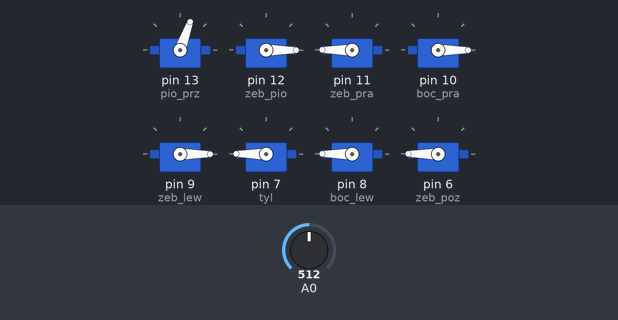
A sketch run on a simulated Arduino Uno, built with avr-gcc and run on an emulated ATmega328P. On the bench: 8 × servo. Inputs (shaded band) come from the test bench; at power-on: A0 = 512.

Above: at 20.0 s.
20.1 s: A0 set to 492
At 25.9 s:
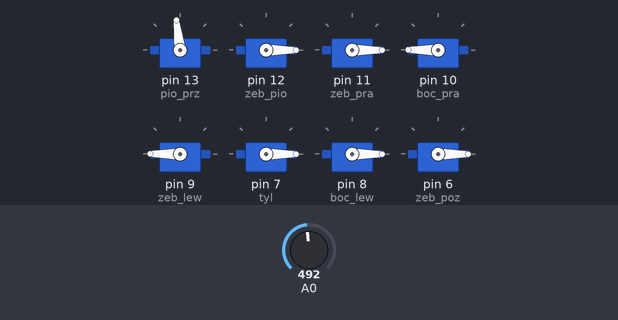
26.4 s: A0 set to 111
30.0 s: A0 set to 89
At 30.8 s:
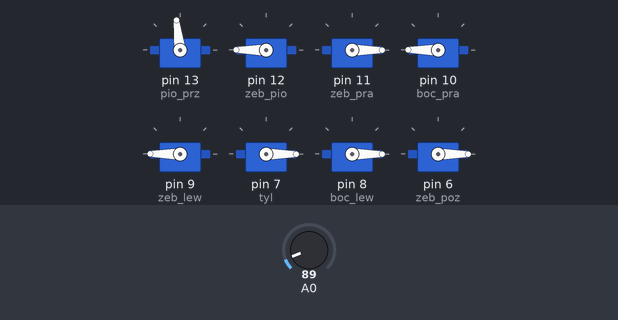
44.2 s: A0 set to 511
At 52.3 s:
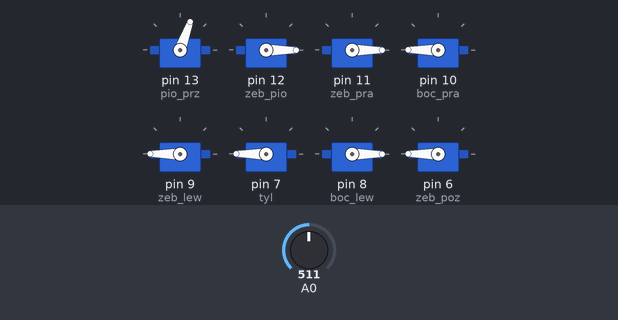
Timing chart, 0 to 71.2 s (numbered marks = the images above; inputs shaded):
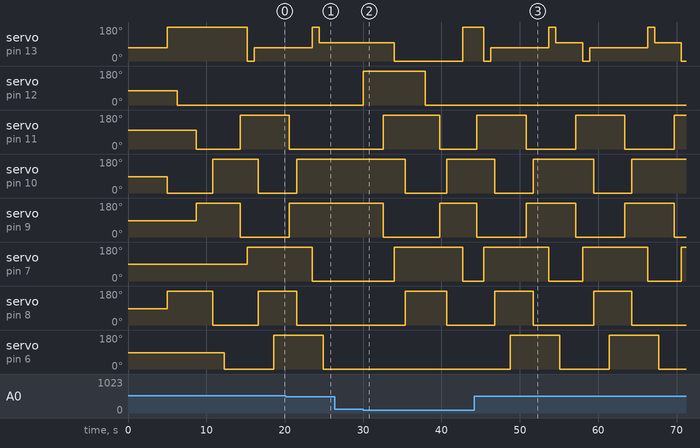

Measured:
- the behaviour switches between 501 and 500 on A0 (found by bisection; images 0 and 1)
- the behaviour switches between 100 and 99 on A0 (found by bisection; images 1 and 2)
- after the input at 26.4 s, every drawn part: stays the same
- after the input at 30.0 s, servo on pin 13 (pio_prz): 97° → 0° after 4.0 s, → 180° 8.7 s later; servo on pin 12 (zeb_pio): 0° → 180° at once, → 0° 7.9 s later
- after the input at 44.2 s, servo on pin 12 (zeb_pio): stops changing and stays 0°; servo on pin 6 (zeb_poz): alternates 180° for 6.3 s and 0° for 6.3 s, starting after 4.6 s

The sketch:

Window-Climber_28.01.2017.ino
```cpp
#include <Servo.h>

Servo pio_prz;
Servo zeb_pio;
Servo zeb_pra;
Servo boc_pra;
Servo zeb_lew;
Servo boc_lew;
Servo tyl;
Servo zeb_poz;

void setup() {
  pio_prz.attach(13);
  zeb_pio.attach(12);
  zeb_pra.attach(11);
  boc_pra.attach(10);
  zeb_lew.attach(9);
  tyl.attach(7);
  boc_lew.attach(8);
  zeb_poz.attach(6);
}

int i=0;
char ok='l';

void loop() {
  if(i==0)
  {
    polowiczne();
    delay(5000);
    poczatkowa();
    i++;
  }

  if (analogRead(A0)>80&&analogRead(A0)<100)
  do_przodu();

  else if (analogRead(A0)>800&&analogRead(A0)<850)
  do_tylu();

  else if (analogRead(A0)>500&&analogRead(A0)<530)
  w_lewo();

  else if (analogRead(A0)>700&&analogRead(A0)<740)
  w_prawo();
}

void polowiczne()
{
  pio_prz.write(70);
  zeb_pio.write(75);
  zeb_pra.write(98);
  zeb_lew.write(87);
  boc_pra.write(85);
  boc_lew.write(85);
  tyl.detach();
  zeb_poz.write(87);
}

void poczatkowa()
{
  boc_lew.attach(8);
  pio_prz.write(180); //odczepianie przyssawek
  boc_pra.write(0);
  boc_lew.write(180);
  tyl.write(0);
  delay(800);
  pio_prz.detach(); //polowiczne dla 180
  boc_pra.detach();
  boc_lew.detach();
  tyl.detach();
  delay(500);

  zeb_pio.write(0); //zebatka pionowa do przodu
  delay(1900);
  zeb_pio.detach();
  delay(500);

  zeb_pra.write(0); //zebatki na ramionach do gory
  zeb_lew.write(180);
  delay(1100);
  zeb_pra.detach();
  zeb_lew.detach();
  delay(1000);

  boc_pra.attach(10);
  boc_lew.attach(8);
  boc_pra.write(180); //przyssawki boczne przyczepiaja sie
  boc_lew.write(0);
  delay(1500);
  boc_pra.detach();
  boc_lew.detach();

  zeb_poz.detach();
  ok='p';
}

void do_przodu()
{
  zeb_pio.attach(12);
  zeb_pio.write(180); //zebatka pionowa do tylu
  delay(2100);
  zeb_pio.detach();
  delay(500);

  zeb_pra.attach(11);
  zeb_lew.attach(9);
  zeb_pra.write(180); //zebatki na ramionach w dol
  zeb_lew.write(0);
  delay(900);
  zeb_pra.detach();
  zeb_lew.detach();
  delay(500);//<-----

  pio_prz.attach(13);
  tyl.attach(7);
  pio_prz.write(0); //przyssawki pionowe przyczepiają się
  tyl.write(180);
  delay(900);
  pio_prz.detach();
  tyl.detach();
  delay(500);

  boc_pra.attach(10);
  boc_lew.attach(8);
  boc_pra.write(0); //przyssawki boczne odczepiają się
  boc_lew.write(180);
  delay(2000);
  boc_pra.detach();
  boc_lew.detach();
  delay(500);

  zeb_pio.attach(12);
  zeb_pio.write(0); //zębatka pionowa do przodu
  delay(1900);
  zeb_pio.detach();

  zeb_pra.attach(11);
  zeb_lew.attach(9);
  zeb_pra.write(0); //zębatki na ramionach do góry
  zeb_lew.write(180);
  delay(900);
  zeb_pra.detach();
  zeb_lew.detach();

  boc_pra.attach(10);
  boc_lew.attach(8);
  boc_pra.write(180); //przyssawki boczne przyczepiają się
  boc_lew.write(0);
  delay(1500);
  boc_pra.detach();
  boc_lew.detach();
  delay(500);

  pio_prz.attach(13);
  tyl.attach(7);
  pio_prz.write(180); //przyssawki pionowe odczepiają się
  tyl.write(0);
  delay(1300);
  pio_prz.detach();
  tyl.detach();
  delay(500);
}

void do_tylu()
{
  zeb_pra.attach(11);
  zeb_lew.attach(9);

  zeb_pra.write(180); //zębatki na ramionach w dół
  zeb_lew.write(0);
  delay(900);
  zeb_pra.detach();
  zeb_lew.detach();
  delay(500);//<------

  pio_prz.attach(13);
  tyl.attach(7);
  pio_prz.write(0); //przyssawki pionowe się przyczepiają
  tyl.write(180);
  delay(900);
  pio_prz.detach();
  tyl.detach();
  delay(500);

  boc_pra.attach(10);
  boc_lew.attach(8);
  boc_pra.write(0); //przyssawki boczne się odczepiają
  boc_lew.write(180);
  delay(1500);
  boc_pra.detach();
  boc_lew.detach();
  delay(500);

  zeb_pio.attach(12);
  zeb_pio.write(180); //zębatka pinowa do tyłu
  delay(1900);
  zeb_pio.detach();

  zeb_pra.attach(11);
  zeb_lew.attach(9);

  zeb_pra.write(0); //zębatki na ramionach do góry
  zeb_lew.write(180);
  delay(900);
  zeb_pra.detach();
  zeb_lew.detach();
  delay(500);//<------

  boc_pra.attach(10);
  boc_lew.attach(8);
  boc_pra.write(180); //przyssawki boczne przyczepiają się
  boc_lew.write(0);
  delay(1500);
  boc_pra.detach();
  boc_lew.detach();
  delay(500);

  pio_prz.attach(13);
  tyl.attach(7);
  pio_prz.write(180); //przyssawki pionowe odczepiają się
  tyl.write(0);
  delay(900);
  pio_prz.detach();
  tyl.detach();
  delay(500);

  zeb_pio.attach(12);
  zeb_pio.write(0); //zębatka pionowa do przodu
  delay(1900);
  zeb_pio.detach();
}

void w_prawo()
{


  if(ok=='l'){
    zeb_poz.attach(6);
    zeb_poz.write(180);
    delay(2000);
    zeb_poz.detach();
  }
  zeb_pra.attach(11);
  zeb_lew.attach(9);


  zeb_pra.write(180); //zębatki na ramionach w dół
  zeb_lew.write(0);
  delay(900);
  zeb_pra.detach();
  zeb_lew.detach();
  delay(500);//<------

pio_prz.attach(13);
tyl.attach(7);
  pio_prz.write(0); //przyssawki pionowe przyczepiają się
  tyl.write(180);
  delay(900);
  pio_prz.write(70);
  tyl.detach();
  delay(500);

  boc_pra.attach(10);
  boc_lew.attach(8);
  boc_pra.write(0); //przyssawki boczne odczepiają się
  boc_lew.write(180);
  delay(1500);
  boc_pra.detach();
  boc_lew.detach();
  delay(500);

  zeb_poz.attach(6);

  zeb_poz.write(0); //zębatka pozioma w górę
  delay(2000);
  zeb_poz.detach();

  zeb_pra.attach(11);
  zeb_lew.attach(9);

  zeb_pra.write(0); //zębatki na bokach w górę
  zeb_lew.write(180);
  delay(900);
  zeb_pra.detach();
  zeb_lew.detach();
  delay(500);//<------

  boc_lew.attach(8);
  boc_pra.attach(10);
  boc_pra.write(180); //przyssawki boczne przyczepiają się
  boc_lew.write(0);
  delay(1500);
  boc_pra.detach();
  boc_lew.detach();
  delay(500);

  tyl.attach(7);
  pio_prz.write(180); //przyssawki pionowe odczepiają się
  tyl.write(0);
  delay(900);
  pio_prz.write(97);
  tyl.detach();
  delay(500);

  zeb_poz.attach(6);

  zeb_poz.write(180); //zębatka pozioma na środek
  delay(2000);
  zeb_poz.detach();
  ok='p';
}

void w_lewo()
{


  if(ok=='p'){
    zeb_poz.attach(6);
    zeb_poz.write(0);
    delay(2000);
    zeb_poz.detach();
  }
  zeb_pra.attach(11);
  zeb_lew.attach(9);


  zeb_pra.write(180); //zębatki na ramionach w dół
  zeb_lew.write(0);
  delay(900);
  zeb_pra.detach();
  zeb_lew.detach();

  pio_prz.attach(13);
  tyl.attach(7);
  pio_prz.write(0); //przyssawki pionowe przyczepiają się
  tyl.write(180);
  delay(900);
  pio_prz.write(70);
  tyl.detach();
  delay(500);

  boc_pra.attach(10);
  boc_lew.attach(8);
  boc_pra.write(0); //przyssawki boczne odczepiają się
  boc_lew.write(180);
  delay(1500);
  boc_pra.detach();
  boc_lew.detach();
  delay(500);

  zeb_poz.attach(6);

  zeb_poz.write(180); //zębatka pozioma w dół
  delay(2000);
  zeb_poz.detach();

  zeb_pra.attach(11);
  zeb_lew.attach(9);

  zeb_pra.write(0); //zębatki na bokach w górę
  zeb_lew.write(180);
  delay(900);
  zeb_pra.detach();
  zeb_lew.detach();

  boc_lew.attach(8);
  boc_pra.attach(10);
  boc_pra.write(180); //przyssawki boczne przyczepiają się
  boc_lew.write(0);
  delay(1500);
  boc_pra.detach();
  boc_lew.detach();
  delay(500);

  tyl.attach(7);
  pio_prz.write(180); //przyssawki pionowe odczepiają się
  tyl.write(0);
  delay(900);
  pio_prz.write(97);
  tyl.detach();
  delay(500);

  zeb_poz.attach(6);

  zeb_poz.write(0); //zębatka pozioma na środek
  delay(2000);
  zeb_poz.detach();
  ok='l';
}
```
